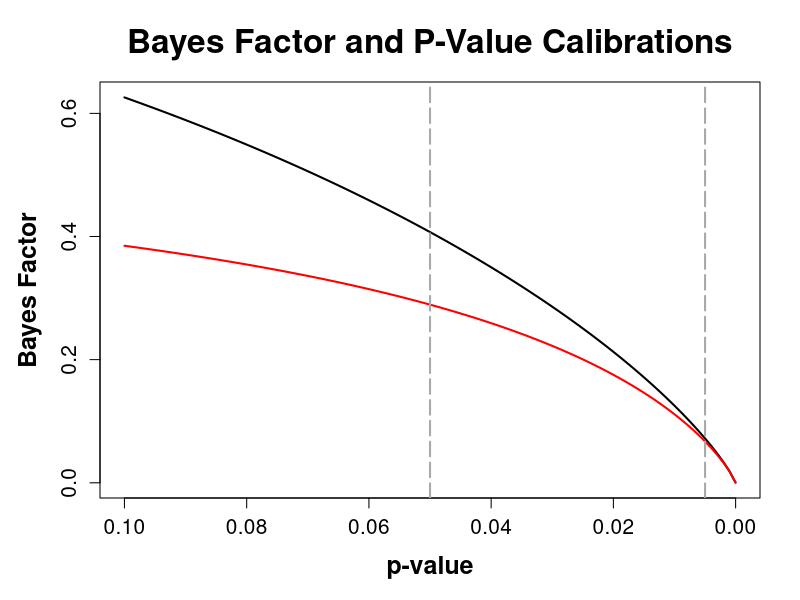
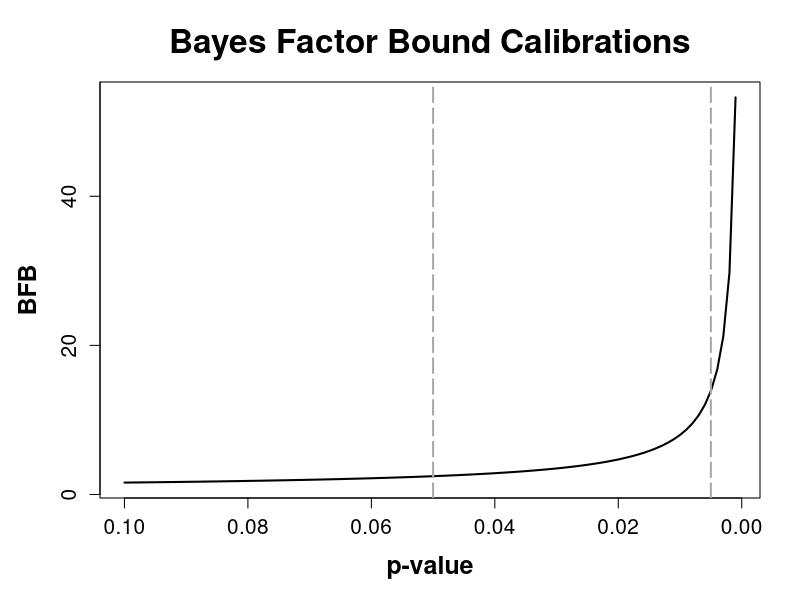
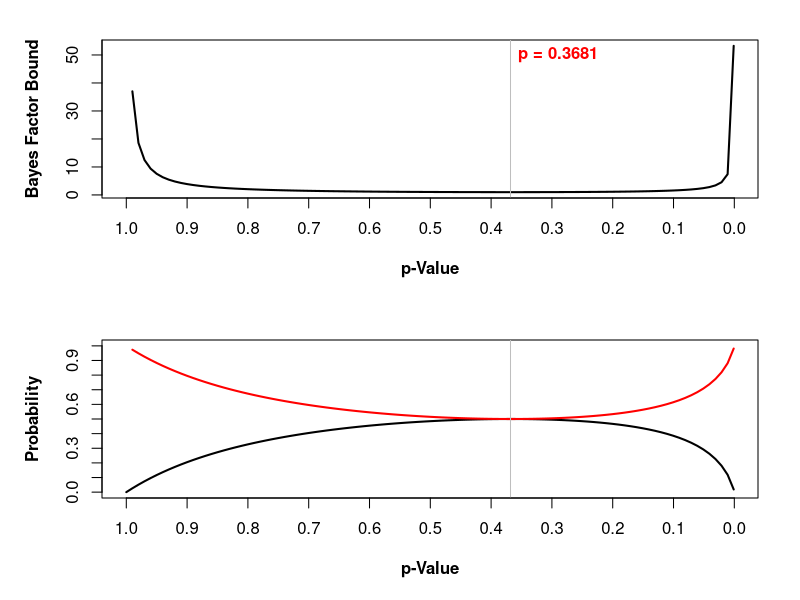
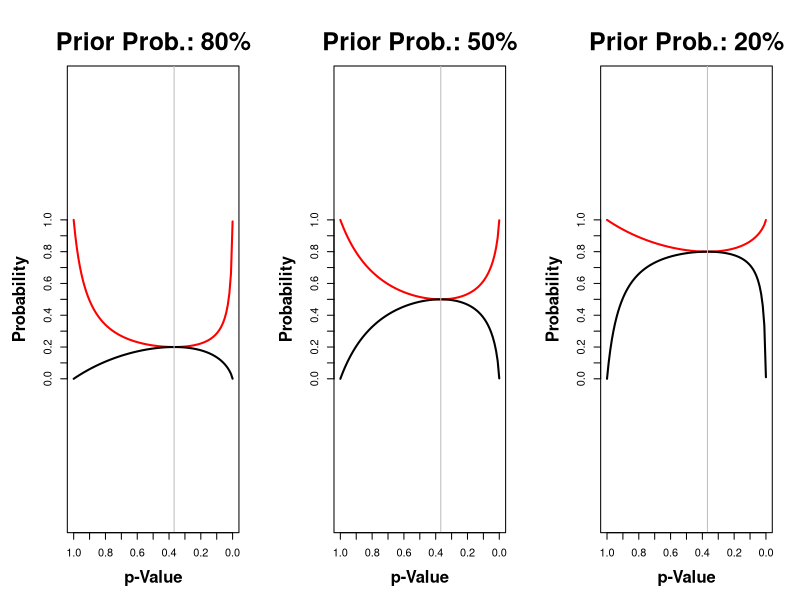

Generate these figures, in order, with R:
# R Code by Lloyd A. Courtenay. Last Updated 10/02/2021
# R Code for the calculation of Bayes Factor Callibrations, Bayes Factor Bounds and False Positive Risks
# Additional code used for the plotting of calibration curves

# Bayes Factor Callibrations, Bayes Factor Bounds and False Positive Risk functions -----------------------------

B_p<-function(p){
  return(-exp(1)*p*log(p))
}

B_a<-function(p){
  return((1+(-exp(1)*p*log(p))^(-1))^(-1))
}

BFB<-function(p){
  return((1/(-exp(1)*p*log(p))))
}

p_BFB<-function(p){
  return((1/(-exp(1)*p*log(p)))/(1+(1/(-exp(1)*p*log(p)))))
}

post_odds<-function(p, priors = 0.5){
  pH = priors/(1-priors)
  return(0.5 * (BFB(p)*pH))
}

FPR<-function(p, priors = 0.5){
  pH = priors/(1-priors)
  return(1/(1+(pH*BFB(p))))
}

p_BFB_w_Priors<-function(p, priors = 0.5){
  pH = priors/(1-priors)
  FPR_value = FPR(p)
  return(
    (1-FPR_value)/(1-FPR_value+(pH*FPR_value))
  )
}

# Adaptation

p_H0<-function(p, priors = 0.5){
  if(p <= 0.3681) {
    value = FPR(p, priors = priors)
  } else {
    value = 1-FPR(p, priors = 1-priors)
  }
  values<-list("decimal_value" = value, "percentage" = value*100)
  return(values)
}; p_H0<-Vectorize(p_H0)

#

# Using Functions for p-Value Calibrations ------------------------------

# Bayes Factor Bounds

BFB(0.1)
BFB(0.05)
BFB(0.01)
BFB(0.005)
BFB(0.003)

# Returning BFB in a scientific number format

formatC(BFB(0.0000001), format = "e", digits = 1)

# Bayes Factor Bounds as a percentage

p_BFB(0.1)
p_BFB(0.05)
p_BFB(0.01)
p_BFB(0.005)
p_BFB(0.003)

# Posterior Odds of Bayes Factor Bounds

post_odds(0.1)
post_odds(0.05)
post_odds(0.01)
post_odds(0.005)
post_odds(0.003)

# False Positive Risk

FPR(0.1)
FPR(0.05)
FPR(0.01)
FPR(0.005)
FPR(0.003)

# or

FPR(0.1, priors = 0.5)
FPR(0.05, priors = 0.5)
FPR(0.01, priors = 0.5)
FPR(0.005, priors = 0.5)
FPR(0.003, priors = 0.5)

# Bayes Factor Bounds with Priors (Inverse of FPR)

p_BFB_w_Priors(0.1, priors = 0.5)
p_BFB_w_Priors(0.05, priors = 0.5)
p_BFB_w_Priors(0.01, priors = 0.5)
p_BFB_w_Priors(0.005, priors = 0.5)
p_BFB_w_Priors(0.003, priors = 0.5)

#

# p-Value and Bayes Factor Calibrations ------------------------------

par(mar = c(5.1, 5, 4.1, 2.))

plot(function(x) {-exp(1) * x * log(x)},
     xlim = rev(c(0.00001,0.1)), lwd = 2,
     main = "Bayes Factor and P-Value Calibrations",
     xlab = "", ylab = "", cex.main = 2, xaxt = "none", yaxt = "none")
mtext(side = 1, line = 3, "p-value", cex = 1.5, font = 2); mtext(side = 2, line = 3, "Bayes Factor", cex = 1.5, font = 2)
axis(1, rev(seq(0, 0.1, 0.02)), font = 1, cex.axis = 1.25); axis(2, seq(0, 0.7, 0.2), font = 1, cex.axis = 1.25)
plot(function(x) {(1+(-exp(1) * x * log(x))^(-1))^(-1)}, xlim = rev(c(0.00001,0.1)),
     lwd = 2, add = TRUE, col = "red")
abline(v = 0.05, lwd = 2, lty = 5, col = "dark grey")
abline(v = 0.005, col = "dark grey", lwd = 2, lty = 5)

par(mfrow = c(1,1), mar = c(5.1, 4.1, 4.1, 2.1))

#

# Bayes Factor Bound Callibration Curves ------------------------------

par(mar = c(5.1, 5, 4.1, 2.))

plot(function(x) {BFB(x)},
     xlim = rev(c(0.001,0.1)), lwd = 2,
     main = "Bayes Factor Bound Calibrations",
     xlab = "", ylab = "", cex.main = 2, xaxt = "none", yaxt = "none")
mtext(side = 1, line = 3, "p-value", cex = 1.5, font = 2); mtext(side = 2, line = 3, "BFB", cex = 1.5, font = 2)
axis(1, rev(seq(0, 0.1, 0.02)), font = 1, cex.axis = 1.25); axis(2, seq(0, 60, 20), font = 1, cex.axis = 1.25)
abline(v = 0.05, lwd = 2, lty = 5, col = "dark grey")
abline(v = 0.005, lwd = 2, lty = 5, col = "dark grey")

par(mfrow = c(1,1), mar = c(5.1, 4.1, 4.1, 2.1))

#

# Finding point of maximal curvature ------------------------------

a<-seq(0.0001, 1, 0.001) # Generate a sequence of numbers
values<-BFB(a) # Calculate BFB values for each of the numbers in a sequence
for (i in 1:length(values)) {
  if(round(values[i], 6) == 1) {
    max_value <- a[i] # Find and save the value where BFB no longer decreases
    print(max_value)
    } # Print out this value
}

#

# Plotting BFB and FPR (Priors = 0.5) Calibration curve ------------------------------

par(mfrow = c(2,1), mar = c(5.1, 5.1, 2, 2.1))

plot(function(x){BFB(x)},
     xlim = rev(c(0.001, 1)), xlab = "", ylab = "",
     xaxt = "n", yaxt = "n",
     lwd = 2, main = "")
abline(v = max_value, col = "grey")
mtext("p-Value", side = 1, line = 3, font = 2)
mtext("Bayes Factor Bound", side = 2, line = 3, font = 2)
axis(1, at = seq(0, 1, 0.1))
axis(2, at = seq(0, 60, 10))
text(x = 0.29, y = 50, "p = 0.3681", col = "red", font = 2)
plot(function(x){FPR(x)},
     xlim = rev(c(0.001, 1)), ylim = c(0, 1),
     lwd = 2, main = "", yaxt = "n", xaxt = "n",
     xlab = "", ylab = "")
plot(function(x){p_BFB(x)}, from = 0.001, to = 1,
     add = TRUE, lwd = 2, col = "red")
abline(v = max_value, col = "grey")
mtext("p-Value", side = 1, line = 3, font = 2)
mtext("Probability", side = 2, line = 3, font = 2)
axis(1, at = seq(0, 1, 0.1))
axis(2, at = seq(0, 1, 0.1))

par(mfrow = c(1,1), mar = c(5.1, 4.1, 4.1, 2.1))

#

# Plotting Different Prior Probabilities ------------------------------

plot_functions<-function(prior_exp){
  plot(function(x){p_BFB_w_Priors(x, priors = prior_exp)},
       xlim = rev(c(0.0001,1)), ylim = c(0,1),
       col = "red", lwd = 2,
       asp = 1,
       xaxt = "n", yaxt = "n",
       xlab = "", ylab = "")
  plot(function(x){FPR(x, priors = prior_exp)},
       from = 1, to = 0.0001,
       col= "black", lwd = 2,
       add = TRUE)
  abline(v = 0.3681, col = "grey")
  mtext(paste("Prior Prob.: ", prior_exp*100, "%", sep = ""),
        side = 3, line = 1, cex = 1.5, font = 2)
  mtext("p-Value", side = 1, line = 3, font = 2)
  mtext("Probability", side = 2, line = 3, font = 2)
  axis(1, at = seq(0, 1, 0.1))
  axis(2, at = seq(0, 1, 0.1))
}

par(mfrow = c(1, 3), mar = c(5.1, 5.1, 5, 2.1))

plot_functions(0.8)
plot_functions(0.5)
plot_functions(0.2)

par(mfrow = c(1, 1), mar = c(5.1, 4.1, 4.1, 2.1))

#
